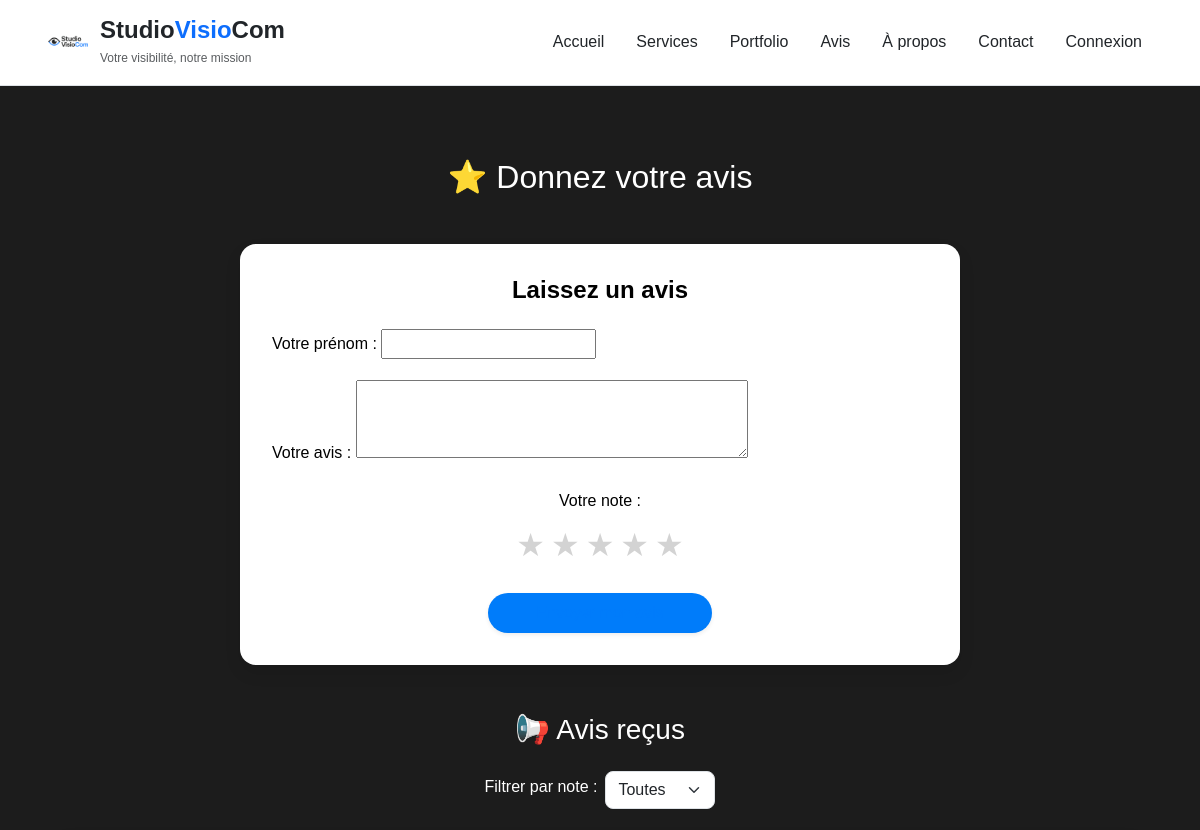
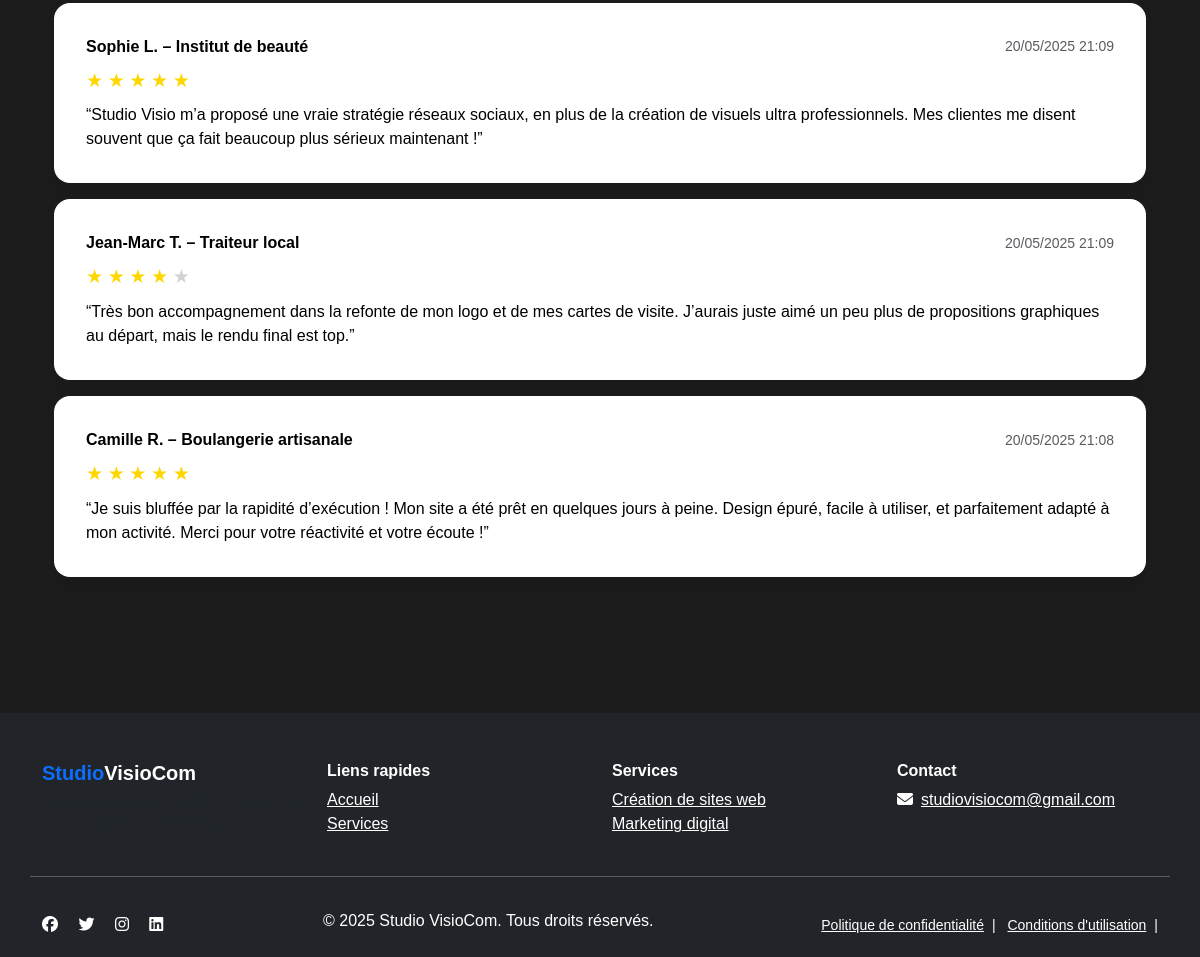
Screenshot of /avis/ with the database file from the repository (2 pictures, top to bottom).
### main/models.py (models this page shows, shortened)
class Avis(models.Model):
    nom = models.CharField(max_length=100)
    commentaire = models.TextField()
    note = models.IntegerField(choices=[(i, f"{i} étoile{'s' if i > 1 else ''}") for i in range(1, 6)])
    date = models.DateTimeField(auto_now_add=True)

### main/views.py (the view)
# urls.py: path('avis/', views.avis_view, name='avis'),
def avis_view(request):
    note_filter = request.GET.get('note')
    avis_liste = Avis.objects.all().order_by('-date')
    if note_filter:
        avis_liste = avis_liste.filter(note=note_filter)
    if request.method == 'POST':
        form = AvisForm(request.POST)
        if form.is_valid():
            form.save()
            messages.success(request, "Merci pour votre avis !")
            return redirect('avis')
    else:
        form = AvisForm()
    return render(request, 'main/avis.html', {
        'form': form,
        'avis_liste': avis_liste,
        'note_filter': note_filter,
    })

### main/forms.py
class AvisForm(forms.ModelForm):
    class Meta:
        model = Avis
        fields = ['nom', 'commentaire', 'note']
        widgets = {
            'note': forms.RadioSelect(choices=[(i, '★' * i + '☆' * (5 - i)) for i in range(1, 6)]),
            'commentaire': forms.Textarea(attrs={'rows': 3}),
        }

### main/templates/main/avis.html (shortened to what this page needs)
{% extends 'main/base.html' %}
{% block content %}
{% load static %}
<link rel="stylesheet" href="{% static 'main/css/style_studiovisiocom.css' %}">
<div class="container py-5">
    <h2 class="text-center mb-5 text-white">⭐ Donnez votre avis</h2>
    <div class="row justify-content-center mb-5">
        <div class="col-lg-8">
            <div class="avis-card">
                <h4 class="text-center mb-4 fw-bold">Laissez un avis</h4>
                <form method="POST">
                    <div class="mb-3">
                        <label class="form-label">Votre prénom :</label>
                        {{ form.nom }}
                    </div>
                    <div class="mb-3">
                        <label class="form-label">Votre avis :</label>
                        {{ form.commentaire }}
                    </div>
                    <div class="mb-4 text-center">
                        <label class="form-label d-block mb-2">Votre note :</label>
                        <div class="star-input">
                            {% for i in "54321" %}
                                <label for="star{{ i }}">★</label>
                            {% endfor %}
                        </div>
                    </div>
                    <div class="text-center">
                        <button type="submit" class="btn btn-primary px-5 py-2 rounded-pill shadow-sm">Envoyer mon avis</button>
                    </div>
                </form>
            </div>
        </div>
    </div>
    <h3 class="text-center text-white mb-4">📢 Avis reçus</h3>
    <form method="GET" class="d-flex justify-content-center mb-4">
        <label for="note" class="me-2 mt-1 text-white">Filtrer par note :</label>
        <select name="note" id="note" onchange="this.form.submit()" class="form-select w-auto">
            <option value="">Toutes</option>
        </select>
    </form>
    {% if avis_liste %}
        {% for avis in avis_liste %}
            <div class="avis-card mb-3">
                <div class="d-flex justify-content-between align-items-center mb-2">
                    <strong>{{ avis.nom }}</strong>
                    <small class="text-muted">{{ avis.date|date:"d/m/Y H:i" }}</small>
                </div>
                <div class="mb-2">
                    {% for i in "12345" %}
                        {% if avis.note|stringformat:"i" >= i %}
                            <span style="color: gold; font-size: 1.2rem;">★</span>
                        {% else %}
                            <span style="color: lightgray; font-size: 1.2rem;">★</span>
                        {% endif %}
                    {% endfor %}
                </div>
                <p class="mb-0">{{ avis.commentaire }}</p>
            </div>
        {% endfor %}
    {% else %}
        <p class="text-center text-muted">Encore aucun avis. Soyez le premier à en laisser un !</p>
    {% endif %}
</div>
{% endblock %}

### main/static/main/css/style_studiovisiocom.css (style rules this page uses)
:root { --fond-noir: #1C1C1C; --noir: #000000; --bleu-electrique: #007CFA; --gris-clair: #CCCCCC; --blanc-casse: #F5F5F5; }
body { background-color: var(--fond-noir); color: var(--gris-clair); font-family: 'Poppins', sans-serif; }
h1, h2, h3, h4 { color: var(--noir); }
a, .text-accent, .btn-primary { color: var(--bleu-electrique); }
.btn-primary { background-color: var(--bleu-electrique); border: none; }

### main/templates/main/avis.html (style rules this page uses)
.avis-card { background: white; color: black; border-radius: 1rem; padding: 2rem; box-shadow: 0 8px 16px rgba(0, 0, 0, 0.1); }
.form-control, .form-select { border-radius: 0.5rem; }
.star-input { direction: rtl; display: inline-flex; gap: 6px; }
.star-input label { font-size: 2rem; color: lightgray; cursor: pointer; transition: color 0.2s; }

### rows the page displays
Avis: nom "Sophie L. – Institut de beauté", date "20/05/2025 21:09", note 5 (drawn), commentaire "“Studio Visio m’a proposé une vraie stratégie réseaux sociaux, en plus de la création de visuels ultra professionnels. Mes clientes me disent souvent que ça fait beaucoup plus sérieux maintenant !”"
Avis: nom "Jean-Marc T. – Traiteur local", date "20/05/2025 21:09", note 4 (drawn), commentaire "“Très bon accompagnement dans la refonte de mon logo et de mes cartes de visite. J’aurais juste aimé un peu plus de propositions graphiques au départ, mais le rendu final est top.”"
Avis: nom "Camille R. – Boulangerie artisanale", date "20/05/2025 21:08", note 5 (drawn), commentaire "“Je suis bluffée par la rapidité d’exécution ! Mon site a été prêt en quelques jours à peine. Design épuré, facile à utiliser, et parfaitement adapté à mon activité. Merci pour votre réactivité et votre écoute !”"
